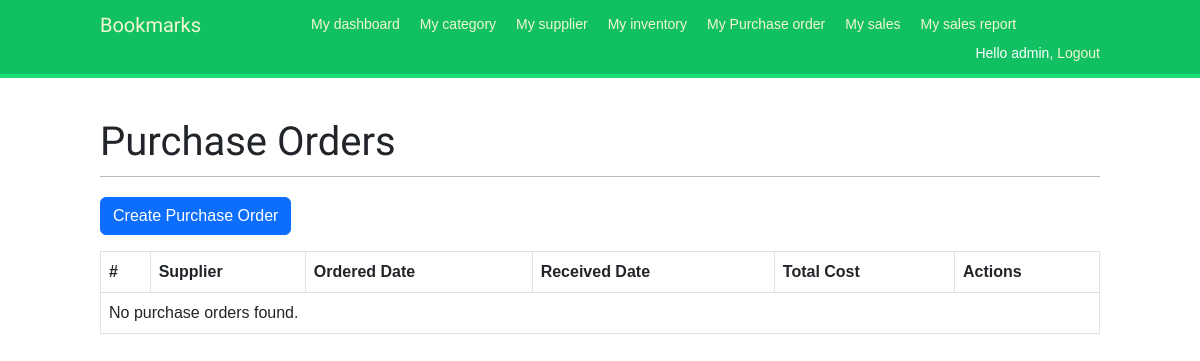
Page /purchase_order/ (signed in) on the earlier database version.
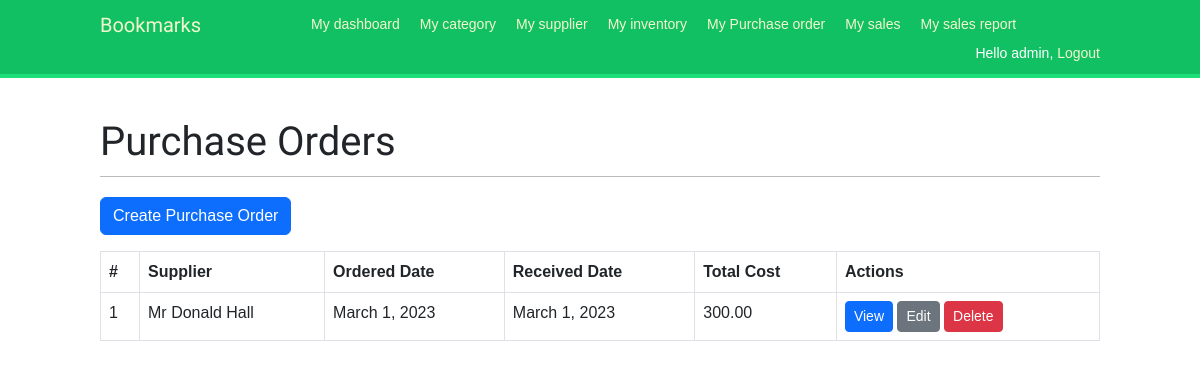
Same page on the later database version.
### hotelbar/models.py (models this page shows, shortened)
class PurchaseOrder(models.Model):
    supplier = models.ForeignKey(Supplier, on_delete=models.CASCADE)
    ordered_date = models.DateField(auto_now_add=True)
    received_date = models.DateField(null=True, blank=True)
    total_cost = models.DecimalField(max_digits=10, decimal_places=2)

class Supplier(models.Model):
    name = models.CharField(max_length=100)
    contact_name = models.CharField(max_length=100)
    phone = models.CharField(max_length=20)
    email = models.EmailField(max_length=254)
    def __str__(self):
        return self.name

### inventory/views.py (the view)
# urls.py: path('purchase_order/', purchase_order_list, name='purchase_order_list'),
@login_required
def purchase_order_list(request):
    purchase_orders = PurchaseOrder.objects.all()
    return render(request, 'inventory/purchase_order_list.html', {'purchase_orders': purchase_orders})

### inventory/templates/inventory/purchase_order_list.html (shortened to what this page needs)
{% extends 'base.html' %}
{% block content %}
  <h1>Purchase Orders</h1>
  <div class="row">
    <div class="col-md-12">
      <a href="{% url 'purchase_order_create' %}" class="btn btn-primary mb-3">Create Purchase Order</a>
      <table class="table table-bordered">
        <thead>
          <tr>
            <th>#</th>
            <th>Supplier</th>
            <th>Ordered Date</th>
            <th>Received Date</th>
            <th>Total Cost</th>
            <th>Actions</th>
          </tr>
        </thead>
        <tbody>
          {% for purchase_order in purchase_orders %}
            <tr>
              <td>{{ purchase_order.pk }}</td>
              <td>{{ purchase_order.supplier }}</td>
              <td>{{ purchase_order.ordered_date }}</td>
              <td>{{ purchase_order.received_date }}</td>
              <td>{{ purchase_order.total_cost }}</td>
              <td>
                <a href="{% url 'purchase_order_detail' pk=purchase_order.pk %}" class="btn btn-primary btn-sm">View</a>
                <a href="{% url 'purchase_order_update' pk=purchase_order.pk %}" class="btn btn-secondary btn-sm">Edit</a>
                <form action="{% url 'purchase_order_delete' pk=purchase_order.pk %}" method="post" class="d-inline">
                  <button type="submit" class="btn btn-danger btn-sm" onclick="return confirm('Are you sure you want to delete this purchase order?')">Delete</button>
                </form>
              </td>
            </tr>
          {% empty %}
            <tr>
              <td colspan="6">No purchase orders found.</td>
            </tr>
          {% endfor %}
        </tbody>
      </table>
    </div>
  </div>
{% endblock %}

Differences in the rows shown:
added PurchaseOrder: pk "1", supplier "Mr Donald Hall", ordered_date "March 1, 2023", received_date "March 1, 2023", total_cost "300.00"
Other differences:
text no longer shown: "No purchase orders found."
